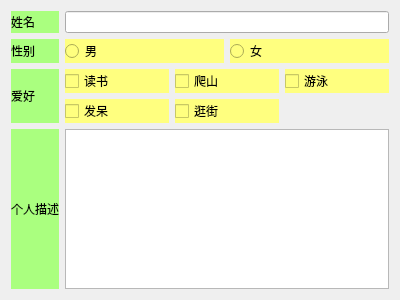
<?xml version="1.0" encoding="UTF-8"?>
<ui version="4.0">
 <class>Widget</class>
 <widget class="QWidget" name="Widget">
  <property name="geometry">
   <rect>
    <x>0</x>
    <y>0</y>
    <width>400</width>
    <height>300</height>
   </rect>
  </property>
  <property name="windowTitle">
   <string>Widget</string>
  </property>
  <layout class="QGridLayout" name="gridLayout_2">
   <item row="0" column="0">
    <widget class="QLabel" name="labelName">
     <property name="styleSheet">
      <string notr="true">background-color: rgb(170, 255, 127);</string>
     </property>
     <property name="text">
      <string>姓名</string>
     </property>
    </widget>
   </item>
   <item row="0" column="1">
    <widget class="QLineEdit" name="lineEdit"/>
   </item>
   <item row="1" column="0">
    <widget class="QLabel" name="labelGender">
     <property name="styleSheet">
      <string notr="true">background-color: rgb(170, 255, 127);</string>
     </property>
     <property name="text">
      <string>性别</string>
     </property>
    </widget>
   </item>
   <item row="1" column="1">
    <layout class="QHBoxLayout" name="horizontalLayout">
     <item>
      <widget class="QRadioButton" name="radioButtonMan">
       <property name="styleSheet">
        <string notr="true">background-color: rgb(255, 255, 127);</string>
       </property>
       <property name="text">
        <string>男</string>
       </property>
      </widget>
     </item>
     <item>
      <widget class="QRadioButton" name="radioButtonWoman">
       <property name="styleSheet">
        <string notr="true">background-color: rgb(255, 255, 127);</string>
       </property>
       <property name="text">
        <string>女</string>
       </property>
      </widget>
     </item>
    </layout>
   </item>
   <item row="2" column="0">
    <widget class="QLabel" name="labelHobbies">
     <property name="styleSheet">
      <string notr="true">background-color: rgb(170, 255, 127);</string>
     </property>
     <property name="text">
      <string>爱好</string>
     </property>
    </widget>
   </item>
   <item row="2" column="1">
    <layout class="QGridLayout" name="gridLayout">
     <item row="0" column="0">
      <widget class="QCheckBox" name="checkBoxRead">
       <property name="styleSheet">
        <string notr="true">background-color: rgb(255, 255, 127);</string>
       </property>
       <property name="text">
        <string>读书</string>
       </property>
      </widget>
     </item>
     <item row="0" column="1">
      <widget class="QCheckBox" name="checkBoxClimb">
       <property name="styleSheet">
        <string notr="true">background-color: rgb(255, 255, 127);</string>
       </property>
       <property name="text">
        <string>爬山</string>
       </property>
      </widget>
     </item>
     <item row="0" column="2">
      <widget class="QCheckBox" name="checkBoxSwim">
       <property name="styleSheet">
        <string notr="true">background-color: rgb(255, 255, 127);</string>
       </property>
       <property name="text">
        <string>游泳</string>
       </property>
      </widget>
     </item>
     <item row="1" column="0">
      <widget class="QCheckBox" name="checkBoxDaze">
       <property name="styleSheet">
        <string notr="true">background-color: rgb(255, 255, 127);</string>
       </property>
       <property name="text">
        <string>发呆</string>
       </property>
      </widget>
     </item>
     <item row="1" column="1">
      <widget class="QCheckBox" name="checkBoxShopping">
       <property name="styleSheet">
        <string notr="true">background-color: rgb(255, 255, 127);</string>
       </property>
       <property name="text">
        <string>逛街</string>
       </property>
      </widget>
     </item>
    </layout>
   </item>
   <item row="3" column="0">
    <widget class="QLabel" name="labelDescription">
     <property name="styleSheet">
      <string notr="true">background-color: rgb(170, 255, 127);</string>
     </property>
     <property name="text">
      <string>个人描述</string>
     </property>
    </widget>
   </item>
   <item row="3" column="1">
    <widget class="QTextEdit" name="textEdit"/>
   </item>
  </layout>
 </widget>
 <layoutdefault spacing="6" margin="11"/>
 <resources/>
 <connections/>
</ui>
